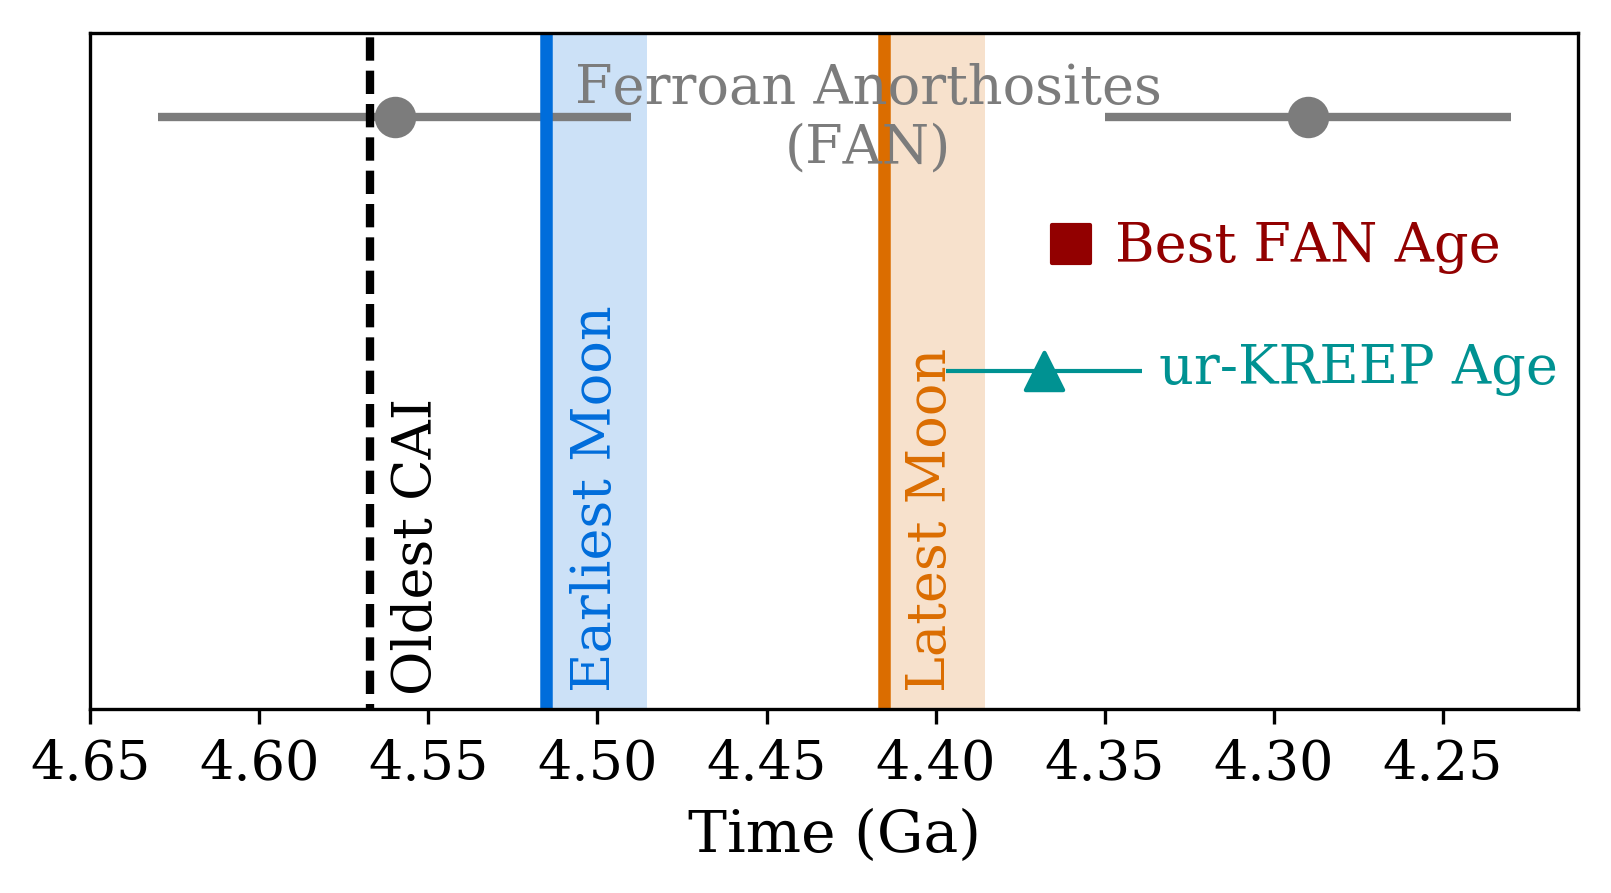

This chart was generated by the following Python code:
# coding: utf-8

from __future__ import division
import matplotlib.pyplot as plt

# Define path
UserPath = '/Users/Desktop/'

# From Perera et al., (2018)
LMO_Solidification_Time = 30   # (in Myrs)

# From Connelly et al., (2012)
Age_SolarSystem = 4.56730      # (in Ga)

# From Touboul et al., (2009) & Boyet et al., (2015)
MoonFormation_earliest = Age_SolarSystem - (52/1000)
MoonFormation_latest = Age_SolarSystem - (152/1000)

# From Alibert et al., (1994), Apollo sample 67016
FAN_oldest = 4.56
FAN_oldest_plusError = 0.07
FAN_oldest_minusError = 0.07

# From Borg et al., (1999), Apollo sample 62236
FAN_youngest = 4.29
FAN_youngest_plusError = 0.06
FAN_youngest_minusError = 0.06

# From Borg et al., (2015), Apollo sample 60025
FAN_Sample_60025 = 4.360
FAN_Sample_60025_plusError = 0.003
FAN_Sample_60025_minusError = 0.003

# From Borg et al., (2015)
urKREEP = 4.368
urKREEP_plusError = 0.029
urKREEP_minusError = 0.029


# Set font
plt.rcParams["font.family"] = "serif"

y = 1.2
y2 = 0.90
y3 = 1.05

# Create Figure and Axes instances
fig,ax = plt.subplots(1)
ax.set_aspect(aspect=0.25)

plt.plot([Age_SolarSystem, Age_SolarSystem], [0, 2], 'k--', lw=2)
plt.text(Age_SolarSystem-0.014, 0.82, "Oldest CAI", ha='center', color='k', rotation=90, fontsize=13)

plt.plot([MoonFormation_earliest, MoonFormation_earliest], [0, 2], '#006ddb', lw=3)
plt.text(MoonFormation_earliest-0.015, 0.93, "Earliest Moon", ha='center', color='#006ddb', rotation=90, fontsize=13)
rectangle = plt.Rectangle((MoonFormation_earliest, 0), -(LMO_Solidification_Time/1000), 2, fc='#006ddb', alpha=0.2)
plt.gca().add_patch(rectangle)

plt.plot([MoonFormation_latest, MoonFormation_latest], [0, 2], '#db6d00', lw=3)
plt.text(MoonFormation_latest-0.014, 0.88, "Latest Moon", ha='center', color='#db6d00', rotation=90, fontsize=13)
rectangle = plt.Rectangle((MoonFormation_latest, 0), -(LMO_Solidification_Time/1000), 2, fc='#db6d00', alpha=0.2)
plt.gca().add_patch(rectangle)

plt.text(4.42, y-0.054, "Ferroan Anorthosites\n(FAN)", ha='center', color='#7C7C7C', fontsize=13)
plt.scatter(FAN_oldest, y, s=80, color='#7C7C7C')
plt.hlines(y, FAN_oldest-FAN_oldest_minusError, FAN_oldest+FAN_oldest_plusError, '#7C7C7C', linewidth=2)
plt.scatter(FAN_youngest, y, s=80, color='#7C7C7C')
plt.hlines(y, FAN_youngest-FAN_youngest_minusError, FAN_youngest+FAN_youngest_plusError, '#7C7C7C', linewidth=2)

plt.text(4.29, y3-0.02, "Best FAN Age", ha='center', color='#920000', fontsize=13)
plt.scatter(FAN_Sample_60025, y3, marker='s', s=80, facecolors='#920000', edgecolors='#920000')
plt.hlines(y3, FAN_Sample_60025-FAN_Sample_60025_minusError, FAN_Sample_60025+FAN_Sample_60025_plusError, '#920000', linewidth=1)

plt.text(4.275, y2-0.014, "ur-KREEP Age", ha='center', color='#009292', fontsize=13)
plt.scatter(urKREEP, y2, marker='^', s=80, facecolors='#009292', edgecolors='#009292')
plt.hlines(y2, urKREEP-urKREEP_minusError, urKREEP+urKREEP_plusError, '#009292', linewidth=1)
plt.xlabel('Time (Ga)', fontsize = 14)
plt.xticks(fontsize = 13)

plt.ylim(0.5,1.3)

ax.axes.get_yaxis().set_visible(False)

plt.gca().invert_xaxis()

plt.show()

plotName = UserPath + 'EarlyLunarTimeline.png'
plt.savefig(plotName, dpi=300, bbox_inches='tight')
plt.close()